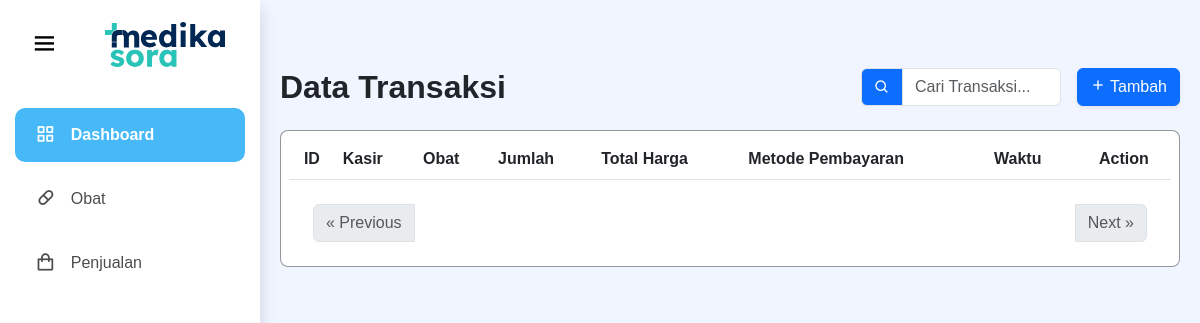
Page /Kasir/transaksi.php on the earlier database version.
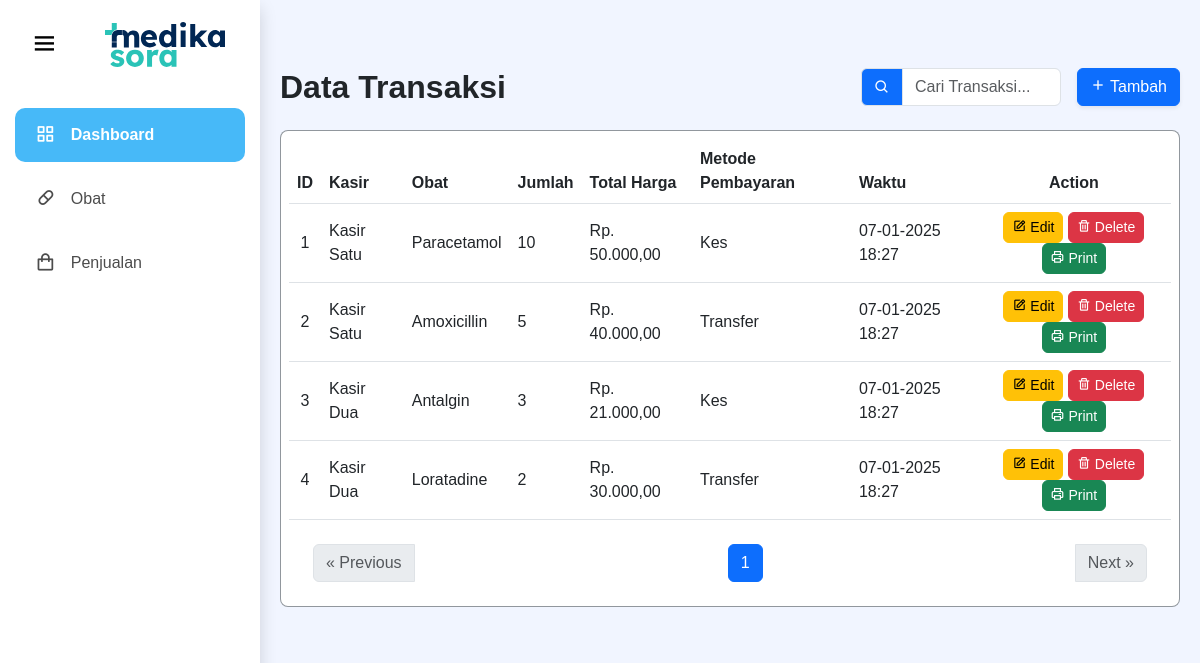
Same page on the later database version.
### tables this page shows
CREATE TABLE transaksi (
  id INT NOT NULL AUTO_INCREMENT PRIMARY KEY,
  id_kasir INT NOT NULL,
  kode_produk VARCHAR(10) NOT NULL,
  jumlah INT NOT NULL,
  total_harga DECIMAL(10, 2) NOT NULL,
  metode_pembayaran ENUM('Kes', 'Transfer') NOT NULL,
  waktu TIMESTAMP NOT NULL DEFAULT CURRENT_TIMESTAMP,
  FOREIGN KEY (id_kasir) REFERENCES kasir(id),
  FOREIGN KEY (kode_produk) REFERENCES obat(kode)
);

CREATE TABLE kasir (
  id INT NOT NULL AUTO_INCREMENT PRIMARY KEY,
  nama VARCHAR(100) NOT NULL,
  profil VARCHAR(225) NOT NULL,
  username VARCHAR(100) NOT NULL UNIQUE,
  password VARCHAR(255) NOT NULL,
  no_hp VARCHAR(15) NOT NULL
);

CREATE TABLE obat (
  kode VARCHAR(10) NOT NULL PRIMARY KEY,
  nama VARCHAR(100) NOT NULL,
  gambar VARCHAR(225) NOT NULL,
  stok INT NOT NULL CHECK (stok >= 0),
  jenis_obat ENUM('Tablet', 'Kapsul', 'Sirup', 'Salep', 'Injeksi') NOT NULL,
  kategori ENUM('Antibiotik', 'Antipiretik', 'Analgesik', 'Antihistamin', 'Vitamin', 'Antiseptik', 'Herbal') NOT NULL,
  harga DECIMAL(10, 2) NOT NULL
);

### Kasir/transaksi.php (the view, shortened to what this page needs)
<?php
include('../Config/koneksi.php');
include('header.php');
$limit = 10;
$page = isset($_GET['page']) ? (int)$_GET['page'] : 1;
$offset = ($page - 1) * $limit;
$totalQuery = $conn->query("SELECT COUNT(*) AS total FROM transaksi");
$totalResult = $totalQuery->fetch_assoc();
$totalRows = $totalResult['total'];
$totalPages = ceil($totalRows / $limit);
$result = $conn->prepare("
    SELECT t.id, t.id_kasir, t.kode_produk, t.jumlah, t.total_harga, t.metode_pembayaran, t.waktu, k.nama AS nama_kasir, o.nama AS nama_obat
    FROM transaksi t
    JOIN kasir k ON t.id_kasir = k.id
    JOIN obat o ON t.kode_produk = o.kode
    LIMIT ?, ?
");
$result->bind_param("ii", $offset, $limit);
$result->execute();
$queryResult = $result->get_result();
?>
<section>
    <div class="content mt-5">
        <div class="d-flex justify-content-between align-items-center mb-4">
            <h2 class="fw-bold text-dark mb-0">Data Transaksi</h2>
            <div class="d-flex align-items-between gap-3">
                <div class="input-group" style="max-width: 200px;">
                    <span class="input-group-text bg-primary text-white"><i class="bx bx-search"></i></span>
                    <input type="text" class="form-control" id="search" placeholder="Cari Transaksi..." onkeyup="searchTable()">
                </div>
                <button class="btn btn-primary shadow-sm" data-bs-toggle="modal" data-bs-target="#tambahTransaksiModal">
                    <i class="bx bx-plus"></i> Tambah
                </button>
            </div>
        </div>
        <div class="border bg-white border-secondary border-opacity-75 p-2 mb-2 rounded-3 overflow-hidden">
            <table class="table table-hover align-middle" id="transaksiTable">
                <thead class="bg-primary text-white">
                    <tr>
                        <th class="text-center">ID</th>
                        <th>Kasir</th>
                        <th>Obat</th>
                        <th>Jumlah</th>
                        <th>Total Harga</th>
                        <th>Metode Pembayaran</th>
                        <th>Waktu</th>
                        <th class="text-center">Action</th>
                    </tr>
                </thead>
                <tbody>
                    <?php while ($row = $queryResult->fetch_assoc()): ?>
                        <tr>
                            <td class="text-center"><?= $row['id']; ?></td>
                            <td><?= $row['nama_kasir']; ?></td>
                            <td><?= $row['nama_obat']; ?></td>
                            <td><?= $row['jumlah']; ?></td>
                            <td><?= "Rp. " . number_format($row['total_harga'], 2, ',', '.'); ?></td>
                            <td><?= $row['metode_pembayaran']; ?></td>
                            <td><?= date("d-m-Y H:i", strtotime($row['waktu'])); ?></td>
                            <td class="text-center">
                                <button class="btn btn-warning btn-sm rounded-2" data-bs-toggle="modal" data-bs-target="#editTransaksiModal" onclick="loadEditForm('<?= $row['id']; ?>')">
                                    <i class="bx bx-edit"></i> Edit
                                </button>
                                <button class="btn btn-danger btn-sm rounded-2" onclick="confirmDelete('<?= $row['id']; ?>')">
                                    <i class="bx bx-trash"></i> Delete
                                </button>
                                <button class="btn btn-success btn-sm rounded-2" onclick="printTransaksi('<?= $row['id']; ?>')">
                                    <i class="bx bx-printer"></i> Print
                                </button>
                            </td>
                        </tr>
                    <?php endwhile; ?>
                </tbody>
            </table>
            <nav class="mt-4">
                <ul class="pagination d-flex justify-content-between align-items-center me-4 ms-4">
                    <li class="page-item <?= ($page <= 1) ? 'disabled' : ''; ?>">
                        <a class="page-link" href="?page=<?= $page - 1; ?>" aria-label="Previous">
                            <span aria-hidden="true">&laquo; Previous</span>
                        </a>
                    </li>
                    <div class="d-flex justify-content-center flex-grow-1">
                        <?php for ($i = 1; $i <= $totalPages; $i++): ?>
                            <li class="page-item <?= ($i == $page) ? 'active' : ''; ?>">
                                <a class="page-link" href="?page=<?= $i; ?>"><?= $i; ?></a>
                            </li>
                        <?php endfor; ?>
                    </div>
                    <li class="page-item <?= ($page >= $totalPages) ? 'disabled' : ''; ?>">
                        <a class="page-link" href="?page=<?= $page + 1; ?>" aria-label="Next">
                            <span aria-hidden="true">Next &raquo;</span>
                        </a>
                    </li>
                </ul>
            </nav>
        </div>
    </div>
</section>

Differences in the rows shown:
added transaksi: id "1", id_kasir.nama "Kasir Satu", kode_produk.nama "Paracetamol", jumlah "10", total_harga "50.000,00", metode_pembayaran "Kes", waktu "07-01-2025 18:27"
added transaksi: id "2", id_kasir.nama "Kasir Satu", kode_produk.nama "Amoxicillin", jumlah "5", total_harga "40.000,00", metode_pembayaran "Transfer", waktu "07-01-2025 18:27"
added transaksi: id "3", id_kasir.nama "Kasir Dua", kode_produk.nama "Antalgin", jumlah "3", total_harga "21.000,00", metode_pembayaran "Kes", waktu "07-01-2025 18:27"
added transaksi: id "4", id_kasir.nama "Kasir Dua", kode_produk.nama "Loratadine", jumlah "2", total_harga "30.000,00", metode_pembayaran "Transfer", waktu "07-01-2025 18:27"
Other differences:
new list line: "1"
